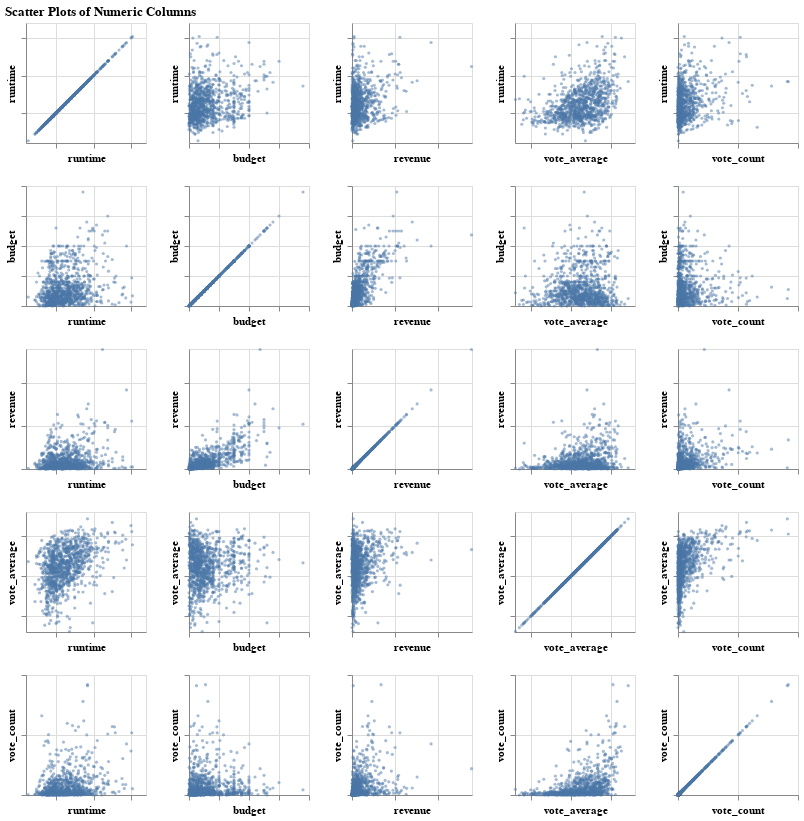

The notebook cell saved with this chart:
### Markdown cell above
**Question 2.3** <br> {points: 2}  

This plot seems to do the job of showing us a scatter plot for all the possible pairings of the numeric columns but, it could be a lot clearer. Let's remake and clean up this plot by making a new plot from scatch and doing the following: 

- Setting opacity to 0.5
- Setting the size of the points to 10
- Removing the necessity of displaying the zero value for both the x and y axes unless the data actually starts at zero. This will help get a better idea of the shape that's being made. we can use `scale=alt.Scale(zero=False)` for this.
- Reduce each subplots height and width to 120. 
- Finally, configure the axes ([`configure_axis`](https://altair-viz.github.io/altair-viz-v4/user_guide/configuration.html))  to remove the axes labels (this can be found using the argument `labels` in the `configure_axis` method. Plots don't have to look perfect during EDA, the point here is to pick up trends, not necessarily to read all labels.

*Save the plot in an object named `clean_matrix_plot`.*

### Code cell
clean_matrix_plot = alt.Chart(movies_df).mark_circle(opacity=0.5, size=10).encode(
    alt.X(alt.repeat('column'), type='quantitative',scale=alt.Scale(zero=False)),
    alt.Y(alt.repeat('row'), type='quantitative',scale=alt.Scale(zero=False))).properties(
    width=120, height=120).repeat(
    column=numeric_cols, row=numeric_cols, columns=5, title="Scatter Plots of Numeric Columns").configure_axis(labels=False)
clean_matrix_plot

### Figure 1 — Vega-Lite specification as saved in the notebook (floating-point values rounded to 4 significant figures; data arrays with more than 128 entries replaced by an {"elided": "..."} marker saying what was removed)
{"config": {"view": {"continuousWidth": 400, "continuousHeight": 300}, "axis": {"labels": false}}, "repeat": {"column": ["runtime", "budget", "revenue", "vote_average", "vote_count"], "row": ["runtime", "budget", "revenue", "vote_average", "vote_count"]}, "spec": {"data": {"name": "data-f7df15cbb7589172219c000e0418ebaa"}, "mark": {"type": "circle", "opacity": 0.5, "size": 10}, "encoding": {"x": {"type": "quantitative", "field": {"repeat": "column"}, "scale": {"zero": false}}, "y": {"type": "quantitative", "field": {"repeat": "row"}, "scale": {"zero": false}}}, "height": 120, "width": 120}, "columns": 5, "title": "Scatter Plots of Numeric Columns", "$schema": "https://vega.github.io/schema/vega-lite/v4.8.1.json", "datasets": {"data-f7df15cbb7589172219c000e0418ebaa": {"elided": "1008 records"}}}
